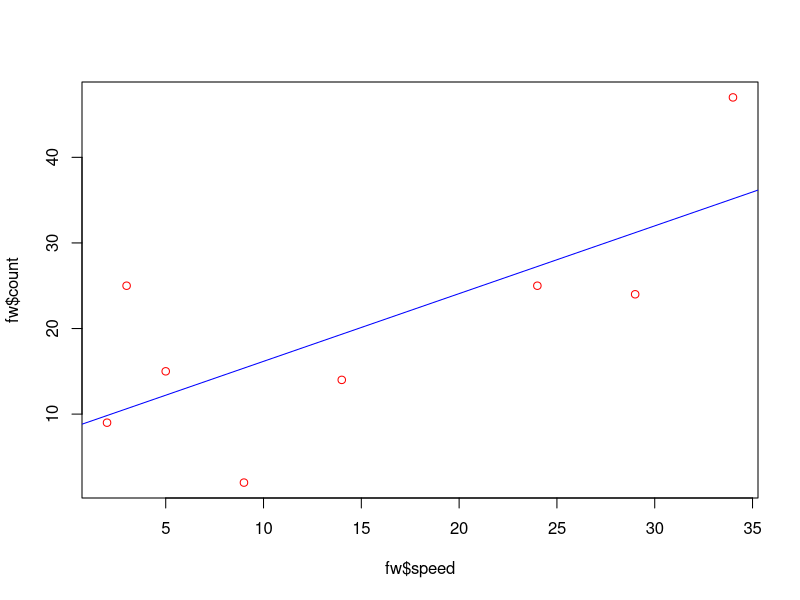
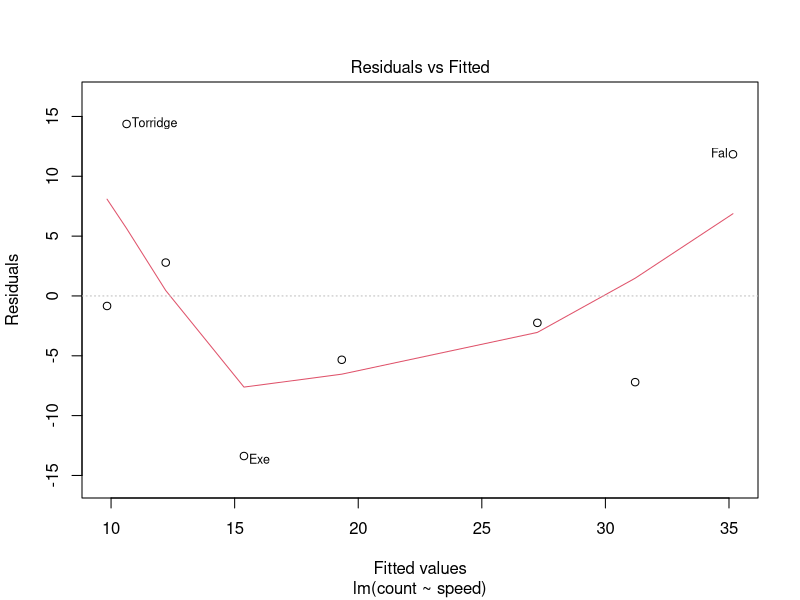

Source code (R) for these figures, in order:

count <-c(9,25,15,2,14,25,24,47)
speed<-c(2,3,5,9,14,24,29,34)
fw<-data.frame(count,speed)
fw
cor(count, speed)
names<-c("Taw","Torridge","Ouse", "Exe","Lyn","Brook","Ditch","Fal")
rownames(fw)=names
fw
fw.lm=lm(count ~ speed, data = fw)
summary(fw.lm)
names(fw.lm)
fw.lm$coefficients

#Gives slope and intercept
newypred<-fitted(fw.lm)
newypred
#obtaining confidence intervals
confint(fw.lm)
confint(fw.lm, parm=c('(Intercept)','speed'),level=0.9)
#fitted values
fitted(fw.lm)
residuals(fw.lm)
#plotting the x, y values
plot(fw$speed, fw$count, col="red")
coef(fw.lm)
#plotting the fitted line
abline(coef(fw.lm),lty=1,col="blue")
#plotting residuals
plot(fw.lm, which=1)

